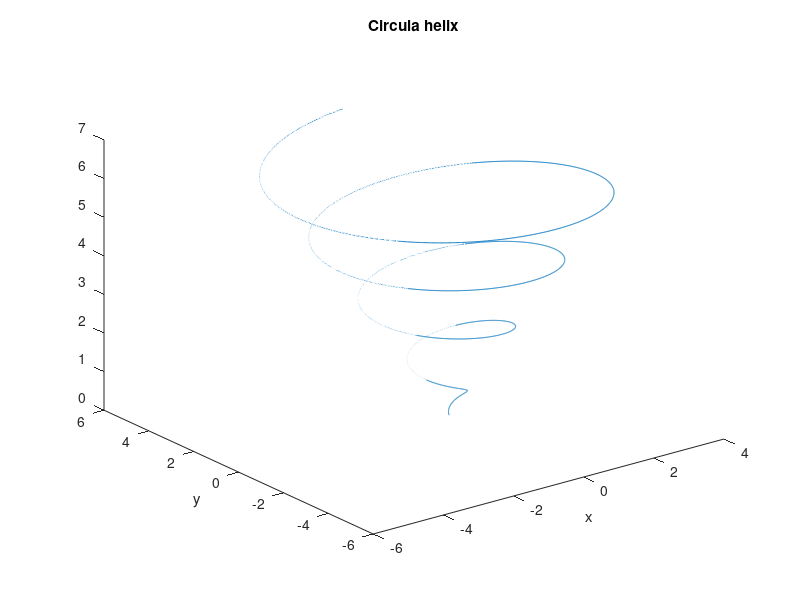

The MATLAB script that drew this image: (Note: this script raises an error after producing the figure.)
close all;
clc;
clear;


% a = 3;
% c = 5.0;
% t = 0.2:0.01:20;
% x = a*cosint(t);
% y = a*sinint(t);
% z = t/c;
% figure
% plot3(x, y, z); 
% xlabel('x'); ylabel('y'); title('SiCi spiral');
% 
% 
% N = 64*2;
% Nz = 80;
% H = zeros(N,N,Nz);
% 
% ix = 0.1;
% iy = ix;
% iz = ix;
% 
% xx = round(a.*cosint(t)/ix) + 1;
% yy = round(a.*sinint(t)/iy) + 1;
% zz = round(t/(c)/iz) + 1;
% 
% xyz = sub2ind(size(H),xx,yy,zz);
% 
% H(xyz) = 1;
% 
% figure;
% temp = abs(permute((H), [2 3 1])); 
% show3d(temp, 0.01);
% 
% 
% %%
% a = 1.5;
% c = 1;
% t = 0:0.05:10*pi;
% x = a*sin(t);
% y = a*cos(t);
% z = t/(2*pi*c);
% 
% figure;
% plot3(x, y, z); 
% xlabel('x'); ylabel('y'); 
% 
% 
% N = 64;
% Nz = 80;
% H = zeros(N,N,Nz);
% 
% ix = 0.1;
% iy = 0.1;
% iz = 0.1;
% 
% xx = round(a.*sin(t)/ix) + N/2;
% yy = round(a.*cos(t)/iy) + N/2;
% zz = round(t/(2*pi*c)/iz) + Nz/4;
% 
% xyz = sub2ind(size(H),xx,yy,zz);
% 
% H(xyz) = 1;
% 
% figure;
% temp = abs(permute((H), [2 3 1])); 
% show3d(temp, 0.01);
% 
%%
a = 0.2;
c = 0.6;
t = 0:0.005:8*pi;
x = (a*t/2*pi*c).*sin(t);
y = (a*t/2*pi*c).*cos(t);
z = t/(2*pi*c);

figure;
plot3(x, y, z); 
xlabel('x'); ylabel('y'); title('Circula helix');

%%
Nx = 64*2;
Ny = Nx;
Nz = 200;
H = zeros(Ny,Nx,Nz);

ix = 0.025;
iy = ix;
iz = 0.035;

xx = round(a*t.*sin(t)/(2*pi*c)/ix) + Nx/2;
yy = round(a*t.*cos(t)/(2*pi*c)/iy) + Ny/2;
zz = round(t/(2*pi*c)/iz) + 1;

xyz = sub2ind(size(H),xx,yy,zz);

H(xyz) = 1;

figure;
temp = abs(permute((H), [2 3 1])); 
show3d(temp, 0.01);

